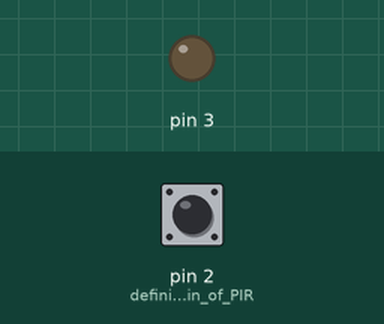
This sketch was run on a simulated Arduino Uno, built with avr-gcc and run on an emulated ATmega328P. Shown: output pins drawn as LEDs (lit = HIGH). Dashed ring = blinking. Inputs (shaded band) come from the test bench; at power-on: pin 2 (defining_input_pin_of_PIR) HIGH.

Above: at 1.2 s.
1.3 s: pin 2 (defining_input_pin_of_PIR) pulsed LOW 5 times (0.12 s each, 0.3 s apart)
At 1.57 s:
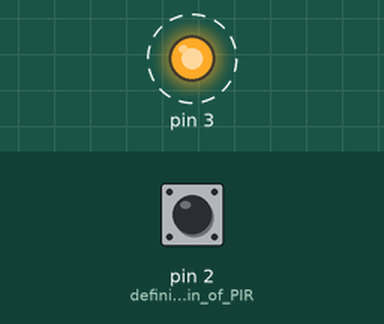
At 3.5 s:
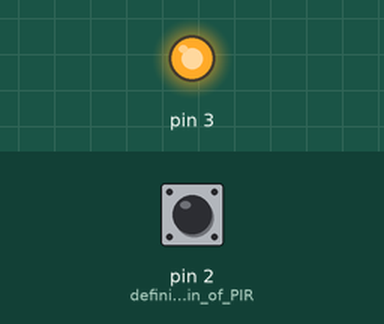
Timing chart, 0 to 5.0 s (numbered marks = the images above; inputs shaded):
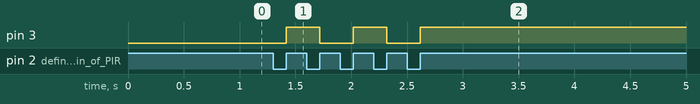

The sketch:

code.ino
```cpp
uint8_t LedState = LOW;     //defining a variable which we will use in the interrupt to turn the LED off.

void setup() {
  pinMode(2, INPUT_PULLUP);      //defining input pin of PIR sensor and also use an internal pullup resistor of the pin.
  pinMode(3, OUTPUT);

  attachInterrupt(digitalPinToInterrupt(2), LedOn, RISING);   //starting the interrupt on GPIO2, with LedOn as the function adn RISING as the change on which interrupt triggers.
  Serial.begin(9600);

}

void loop() {

  delay(500);

}

void LedOn()      //the function which will be ran after the interrupt is triggered.
{
  LedState = !LedState;   //change the LED state.
  digitalWrite(3, LedState);    //switch the LED on or off based on the value in the variable.
}

//this code works asme as the previous code but we are using interrrupts in place of simple program.
//interrupts are a short and quick commands in a code which (as the name suggests) interrupts the normal flow of the code.
//if an interrupt is triggered, it stops the code whereever it is, runs the code of the interrupt and then resumes the normal flow of the code.
```

Measured:
- after the input at 1.3 s, pin 3: alternates HIGH for 0.30 s and LOW for 0.30 s, 5 changes in all, then stays HIGH, starting after 0.12 s
